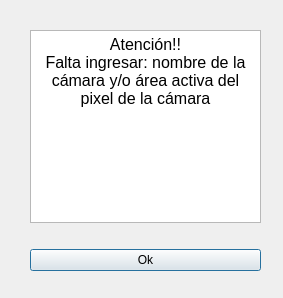
<?xml version="1.0" encoding="UTF-8"?>
<ui version="4.0">
 <class>Dialog</class>
 <widget class="QDialog" name="Dialog">
  <property name="geometry">
   <rect>
    <x>0</x>
    <y>0</y>
    <width>283</width>
    <height>298</height>
   </rect>
  </property>
  <property name="windowTitle">
   <string>Dialog</string>
  </property>
  <widget class="QWidget" name="verticalLayoutWidget">
   <property name="geometry">
    <rect>
     <x>30</x>
     <y>30</y>
     <width>231</width>
     <height>241</height>
    </rect>
   </property>
   <layout class="QVBoxLayout" name="verticalLayout_3">
    <item>
     <layout class="QHBoxLayout" name="horizontalLayout">
      <item>
       <widget class="QTextBrowser" name="textBrowser">
        <property name="html">
         <string>&lt;!DOCTYPE HTML PUBLIC &quot;-//W3C//DTD HTML 4.0//EN&quot; &quot;http://www.w3.org/TR/REC-html40/strict.dtd&quot;&gt;
&lt;html&gt;&lt;head&gt;&lt;meta name=&quot;qrichtext&quot; content=&quot;1&quot; /&gt;&lt;style type=&quot;text/css&quot;&gt;
p, li { white-space: pre-wrap; }
&lt;/style&gt;&lt;/head&gt;&lt;body style=&quot; font-family:'MS Shell Dlg 2'; font-size:7.5pt; font-weight:400; font-style:normal;&quot;&gt;
&lt;p align=&quot;center&quot; style=&quot; margin-top:0px; margin-bottom:0px; margin-left:0px; margin-right:0px; -qt-block-indent:0; text-indent:0px;&quot;&gt;&lt;span style=&quot; font-size:12pt;&quot;&gt;Atención!!&lt;br /&gt;Falta ingresar: nombre de la cámara y/o área activa del pixel de la cámara&lt;/span&gt;&lt;/p&gt;&lt;/body&gt;&lt;/html&gt;</string>
        </property>
       </widget>
      </item>
     </layout>
    </item>
    <item>
     <spacer name="horizontalSpacer_2">
      <property name="orientation">
       <enum>Qt::Horizontal</enum>
      </property>
      <property name="sizeHint" stdset="0">
       <size>
        <width>40</width>
        <height>20</height>
       </size>
      </property>
     </spacer>
    </item>
    <item>
     <widget class="QPushButton" name="ok_button">
      <property name="text">
       <string>Ok</string>
      </property>
     </widget>
    </item>
   </layout>
  </widget>
 </widget>
 <resources/>
 <connections/>
</ui>
